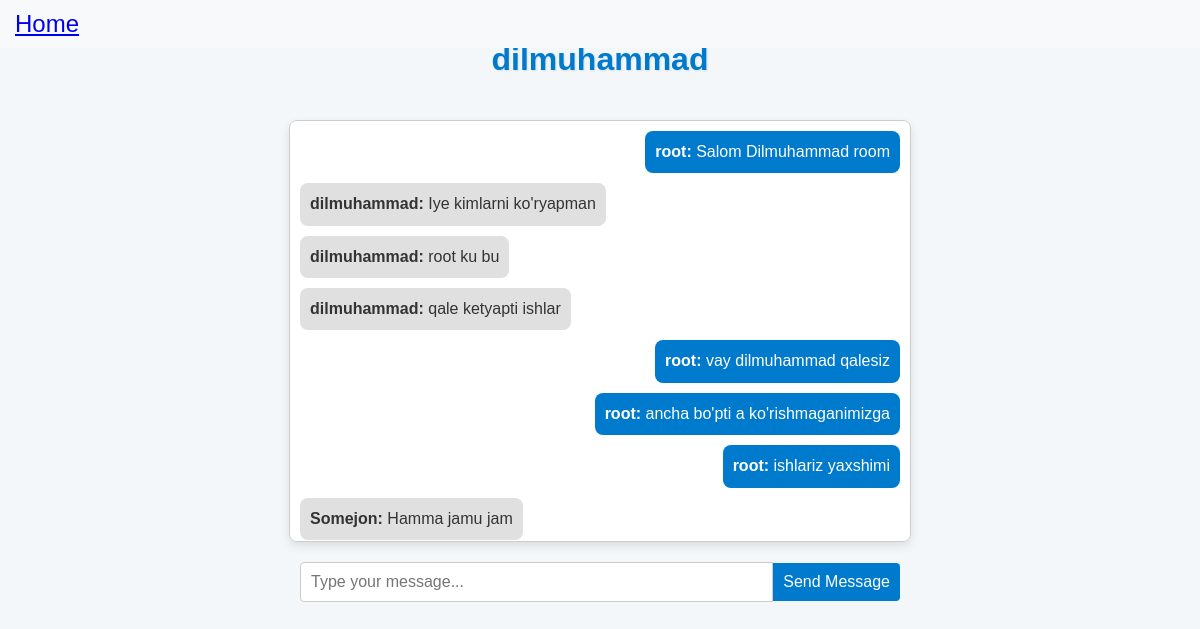
Page /message/dilmuhammad/ (signed in) on the committed database.
### quechat/models.py (models this page shows, shortened)
class Room(models.Model):
    room_name = models.CharField(max_length=255)

class Message(models.Model):
    room = models.ForeignKey(Room,on_delete=models.CASCADE)
    sender = models.ForeignKey(User,on_delete=models.CASCADE)
    message = models.TextField()
    created_at = models.DateTimeField(auto_now_add=True)
    updated_at = models.DateTimeField(auto_now=True)

### users/models.py (models this page shows)
class User(AbstractUser):
    username = models.CharField(max_length=20,unique=True)
    first_name = models.CharField(max_length=30,null=True,blank=True)
    last_name = models.CharField(max_length=30,null=True,blank=True)
    bio = models.CharField(max_length=150,default="")
    number = models.CharField(max_length=50,null=True,blank=True)
    email = models.EmailField(null=True,blank=True)
    verified = models.BooleanField(default=False)

### quechat/views.py (the view)
# urls.py: path('message/<str:room_name>/',views.MessageView,name='message')
@login_required
def MessageView(request,room_name):
    user = request.user
    room, created = Room.objects.get_or_create(room_name=room_name)
    messages = Message.objects.filter(room=room).order_by('created_at')
    data = {
        "user":user,
        "messages":messages,
        "room":room
    }
    return render(request,'message.html',data)

### quechat/templates/message.html (shortened to what this page needs)
{% load static %}
<!DOCTYPE html>
<html lang="en">
<head>
    <link rel="stylesheet" href="{% static 'css/message.css' %}">
</head>
<body>
    <nav class="navbar navbar-expand-lg navbar-light bg-light">
        <a class="navbar-brand" href="{% url 'home' %}">Home</a>
    </nav>
    <h1>{{room.room_name}}</h1>
    <div class="chat__item__container" id="id_chat_item_container">
        {% for message in messages %}
            <div class="chat-message"
                {% if message.sender.username == request.user.username %}
                    style="justify-content: flex-end;"
                {% else %}
                    style="justify-content: flex-start;"
                {% endif %}>
                <div class="message-content
                    {% if message.sender.username == request.user.username %}
                        current-user
                    {% else %}
                        other-user
                    {% endif %}">
                    <strong>{{ message.sender.username }}:</strong> {{ message.message }}
                </div>
            </div>
        {% endfor %}
    </div>
    <div id="message-input-container">
        <input type="text" id="id_message_send_input" placeholder="Type your message..." />
        <button type="submit" id="id_message_send_button">Send Message</button>
    </div>
</body>
</html>

### quechat/static/css/message.css (style rules this page uses)
body { font-family: Arial, sans-serif; display: flex; flex-direction: column; align-items: center; background-color: #f4f7f9; margin: 0; padding: 20px; }
h1 { color: #007acc; text-align: center; text-shadow: 1px 1px 2px rgba(0, 0, 0, 0.1); }
.chat__item__container { width: 90%; max-width: 600px; height: 400px; border: 1px solid #ccc; border-radius: 8px; padding: 10px; overflow-y: auto; background-color: #fff; box-shadow: 0px 4px 10px rgba(0, 0, 0, 0.1); margin-top: 20px; }
.chat-message { display: flex; align-items: flex-start; margin-bottom: 10px; font-size: 16px; }
.message-content { max-width: 75%; padding: 10px; border-radius: 8px; line-height: 1.4; word-wrap: break-word; }
.current-user { background-color: #007acc; color: #fff; margin-left: auto; text-align: right; }
.other-user { background-color: #e0e0e0; color: #333; text-align: left; }
#message-input-container { display: flex; justify-content: center; align-items: center; width: 90%; max-width: 600px; margin-top: 20px; }
#id_message_send_input { flex: 1; padding: 10px; border: 1px solid #ccc; border-radius: 4px 0 0 4px; font-size: 16px; box-sizing: border-box; }
#id_message_send_button { padding: 10px; font-size: 16px; background-color: #007acc; color: #fff; border: none; border-radius: 0 4px 4px 0; cursor: pointer; flex-shrink: 0; }
.navbar { width: 100%; background-color: #f8f9fa; position: absolute; top: 0; left: 0; padding: 10px 15px; }
.navbar .navbar-brand { font-size: 1.5rem; margin-left: 0; }

### rows in the picture
Room: room_name "dilmuhammad"
Message: sender.username "root", message "Salom Dilmuhammad room"
Message: sender.username "dilmuhammad", message "Iye kimlarni ko'ryapman"
Message: sender.username "dilmuhammad", message "root ku bu"
Message: sender.username "dilmuhammad", message "qale ketyapti ishlar"
Message: sender.username "root", message "vay dilmuhammad qalesiz"
Message: sender.username "root", message "ancha bo'pti a ko'rishmaganimizga"
Message: sender.username "root", message "ishlariz yaxshimi"
Message: sender.username "Somejon", message "Hamma jamu jam"
